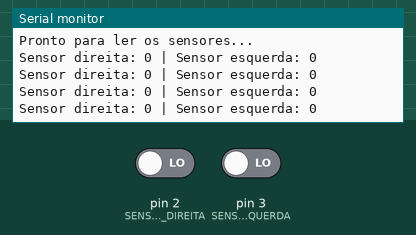
This sketch was run on a simulated Arduino Uno, built with avr-gcc and run on an emulated ATmega328P. Parts: the last lines printed to the serial monitor. The test bench sets the inputs (shaded band); at power-on: pin 2 (SENSOR_DIREITA) LOW, pin 3 (SENSOR_ESQUERDA) LOW.

Above: at 1.8 s.
1.9 s: pin 2 (SENSOR_DIREITA) driven HIGH
At 2.4 s:
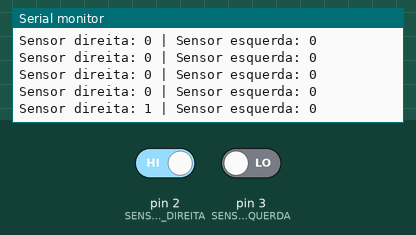
3.4 s: pin 3 (SENSOR_ESQUERDA) driven HIGH
At 3.9 s:
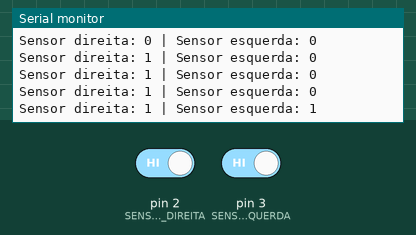
4.9 s: pin 2 (SENSOR_DIREITA) driven LOW
At 5.4 s:
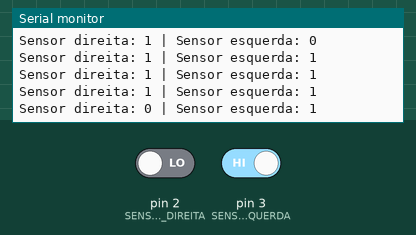

The sketch:

testa_sensores.ino
```cpp
// Definição dos pinos do Arduino para os sensores de linha
#define SENSOR_DIREITA 2
#define SENSOR_ESQUERDA 3


void setup() {
  // Configura os pinos dos sensores como ENTRADAS
  pinMode(SENSOR_DIREITA, INPUT);
  pinMode(SENSOR_ESQUERDA, INPUT);


  // Inicia a comunicação serial para mostrar os resultados
  Serial.begin(9600);
  Serial.println("Pronto para ler os sensores...");
}

void loop() {
  // Lê o estado digital de cada sensor
  int leitura_direita = digitalRead(SENSOR_DIREITA);
  int leitura_esquerda = digitalRead(SENSOR_ESQUERDA);


  // Imprime os resultados no Monitor Serial
  Serial.print("Sensor direita: ");
  Serial.print(leitura_direita);
  Serial.print(" | Sensor esquerda: ");
  Serial.println(leitura_esquerda);


  // Pequeno atraso para a leitura ser mais estável
  delay(500);
}
```

Measured:
- after the input at 1.9 s, the serial monitor: prints a new line after 0.11 s (image 1)
- after the input at 3.4 s, the serial monitor: prints a new line after 0.11 s (image 2)
- after the input at 4.9 s, the serial monitor: prints a new line after 0.11 s (image 3)
